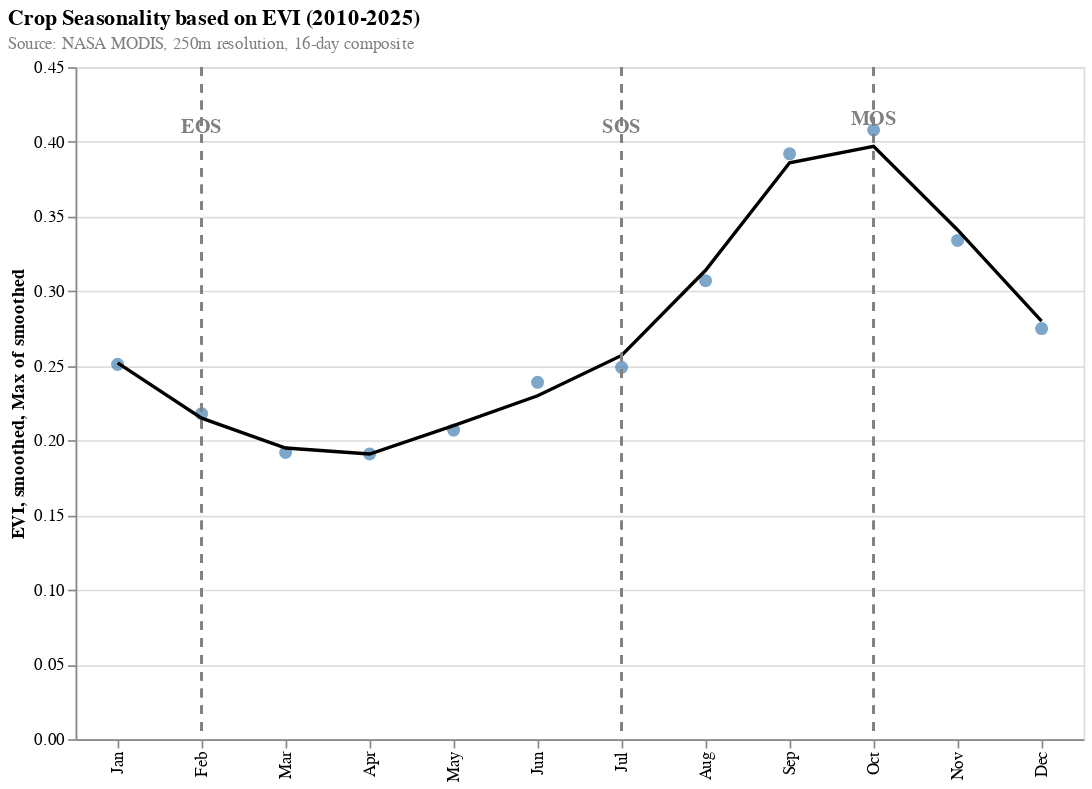

The cell this chart's notebook holds for it:
### Code cell
seasonality_data = (
    evi_adm0_df.assign(month=lambda df: df.index.month)
    .groupby("month")
    .agg(EVI=("EVI", "mean"))
    # add several next months in the next year
    .pipe(lambda df: pd.concat([df, df.iloc[:6]]))
    .assign(smoothed=lambda df: preprocess_series(df["EVI"]))
    .assign(
        sos=lambda df: extract_sos_mos_eos(df["smoothed"].values, df.index)[0],
        mos=lambda df: extract_sos_mos_eos(df["smoothed"].values, df.index)[1],
        eos=lambda df: extract_sos_mos_eos(df["smoothed"].values, df.index)[2],
    )
    .iloc[:12]
    .assign(
        eos=lambda df: df["eos"].apply(lambda x: x - 12 if x and x > 12 else x),
        smoothed=lambda df: df["smoothed"].round(3),
        EVI=lambda df: df["EVI"].round(3),
    )
    .reset_index()
)

base = alt.Chart(seasonality_data)

points = base.mark_circle(color="steelblue", size=60).encode(
    x=alt.X(
        "month:O",
        scale=alt.Scale(domain=list(range(1, 13))),
        axis=alt.Axis(
            labelExpr="['Jan','Feb','Mar','Apr','May','Jun','Jul','Aug','Sep','Oct','Nov','Dec'][datum.value-1]",
            title="",
        ),
    ),
    y=alt.Y("EVI:Q"),
    tooltip=["month:O", "EVI:Q"],
)

line = base.mark_line(color="black").encode(
    x="month:O", y=alt.Y("smoothed:Q"), tooltip=["month:O", "smoothed:Q"]
)

sos_line = (
    base.mark_rule(strokeDash=[5, 5], color="gray")
    .encode(x="sos:O")
    .transform_filter(alt.expr.isValid(alt.datum.sos))
)

sos_text = (
    base.mark_text(
        align="center",
        baseline="bottom",
        dy=-5,
        fontSize=12,
        fontWeight="bold",
        color="gray",
    )
    .encode(x="sos:O", y=alt.Y("max(smoothed):Q"), text=alt.value("SOS"))
    .transform_filter(alt.expr.isValid(alt.datum.sos))
)

mos_line = (
    base.mark_rule(strokeDash=[5, 5], color="gray")
    .encode(x="mos:O")
    .transform_filter(alt.expr.isValid(alt.datum.mos))
)

mos_text = (
    base.mark_text(
        align="center",
        baseline="bottom",
        dy=-10,
        fontSize=12,
        fontWeight="bold",
        color="gray",
    )
    .encode(x="mos:O", y=alt.Y("max(smoothed):Q"), text=alt.value("MOS"))
    .transform_filter(alt.expr.isValid(alt.datum.mos))
)

eos_line = (
    base.mark_rule(strokeDash=[5, 5], color="gray")
    .encode(x="eos:O", text=alt.value("EOS"))
    .transform_filter(alt.expr.isValid(alt.datum.eos))
)

eos_text = (
    base.mark_text(
        align="center",
        baseline="bottom",
        dy=-5,
        fontSize=12,
        fontWeight="bold",
        color="gray",
    )
    .encode(x="eos:O", y=alt.Y("max(smoothed):Q"), text=alt.value("EOS"))
    .transform_filter(alt.expr.isValid(alt.datum.eos))
)

chart = (
    (points + line + sos_line + sos_text + mos_line + mos_text + eos_line + eos_text)
    .properties(width=600, height=400)
    .configure_title(anchor="start", subtitleFontSize=10, subtitleColor="gray")
    .properties(
        title={
            "text": "Crop Seasonality based on EVI (2010-2025)",
            "subtitle": "Source: NASA MODIS, 250m resolution, 16-day composite",
        }
    )
)

chart

### Figure 1 — Vega-Lite specification as saved in the notebook (floating-point values rounded to 4 significant figures)
{"config": {"view": {"continuousWidth": 300, "continuousHeight": 300}, "title": {"anchor": "start", "subtitleColor": "gray", "subtitleFontSize": 10}}, "layer": [{"mark": {"type": "circle", "color": "steelblue", "size": 60}, "encoding": {"tooltip": [{"field": "month", "type": "ordinal"}, {"field": "EVI", "type": "quantitative"}], "x": {"axis": {"labelExpr": "['Jan','Feb','Mar','Apr','May','Jun','Jul','Aug','Sep','Oct','Nov','Dec'][datum.value-1]", "title": ""}, "field": "month", "scale": {"domain": [1, 2, 3, 4, 5, 6, 7, 8, 9, 10, 11, 12]}, "type": "ordinal"}, "y": {"field": "EVI", "type": "quantitative"}}}, {"mark": {"type": "line", "color": "black"}, "encoding": {"tooltip": [{"field": "month", "type": "ordinal"}, {"field": "smoothed", "type": "quantitative"}], "x": {"field": "month", "type": "ordinal"}, "y": {"field": "smoothed", "type": "quantitative"}}}, {"mark": {"type": "rule", "color": "gray", "strokeDash": [5, 5]}, "encoding": {"x": {"field": "sos", "type": "ordinal"}}, "transform": [{"filter": "isValid(datum.sos)"}]}, {"mark": {"type": "text", "align": "center", "baseline": "bottom", "color": "gray", "dy": -5, "fontSize": 12, "fontWeight": "bold"}, "encoding": {"text": {"value": "SOS"}, "x": {"field": "sos", "type": "ordinal"}, "y": {"aggregate": "max", "field": "smoothed", "type": "quantitative"}}, "transform": [{"filter": "isValid(datum.sos)"}]}, {"mark": {"type": "rule", "color": "gray", "strokeDash": [5, 5]}, "encoding": {"x": {"field": "mos", "type": "ordinal"}}, "transform": [{"filter": "isValid(datum.mos)"}]}, {"mark": {"type": "text", "align": "center", "baseline": "bottom", "color": "gray", "dy": -10, "fontSize": 12, "fontWeight": "bold"}, "encoding": {"text": {"value": "MOS"}, "x": {"field": "mos", "type": "ordinal"}, "y": {"aggregate": "max", "field": "smoothed", "type": "quantitative"}}, "transform": [{"filter": "isValid(datum.mos)"}]}, {"mark": {"type": "rule", "color": "gray", "strokeDash": [5, 5]}, "encoding": {"text": {"value": "EOS"}, "x": {"field": "eos", "type": "ordinal"}}, "transform": [{"filter": "isValid(datum.eos)"}]}, {"mark": {"type": "text", "align": "center", "baseline": "bottom", "color": "gray", "dy": -5, "fontSize": 12, "fontWeight": "bold"}, "encoding": {"text": {"value": "EOS"}, "x": {"field": "eos", "type": "ordinal"}, "y": {"aggregate": "max", "field": "smoothed", "type": "quantitative"}}, "transform": [{"filter": "isValid(datum.eos)"}]}], "data": {"name": "data-37bf931f874cea7d3fc49ce4e2972029"}, "height": 400, "title": {"text": "Crop Seasonality based on EVI (2010-2025)", "subtitle": "Source: NASA MODIS, 250m resolution, 16-day composite"}, "width": 600, "$schema": "https://vega.github.io/schema/vega-lite/v5.20.1.json", "datasets": {"data-37bf931f874cea7d3fc49ce4e2972029": [{"month": 1, "EVI": 0.251, "smoothed": 0.252, "sos": 7, "mos": 10, "eos": 2}, {"month": 2, "EVI": 0.218, "smoothed": 0.215, "sos": 7, "mos": 10, "eos": 2}, {"month": 3, "EVI": 0.192, "smoothed": 0.195, "sos": 7, "mos": 10, "eos": 2}, {"month": 4, "EVI": 0.191, "smoothed": 0.191, "sos": 7, "mos": 10, "eos": 2}, {"month": 5, "EVI": 0.207, "smoothed": 0.21, "sos": 7, "mos": 10, "eos": 2}, {"month": 6, "EVI": 0.239, "smoothed": 0.23, "sos": 7, "mos": 10, "eos": 2}, {"month": 7, "EVI": 0.249, "smoothed": 0.257, "sos": 7, "mos": 10, "eos": 2}, {"month": 8, "EVI": 0.307, "smoothed": 0.314, "sos": 7, "mos": 10, "eos": 2}, {"month": 9, "EVI": 0.392, "smoothed": 0.386, "sos": 7, "mos": 10, "eos": 2}, {"month": 10, "EVI": 0.408, "smoothed": 0.397, "sos": 7, "mos": 10, "eos": 2}, {"month": 11, "EVI": 0.334, "smoothed": 0.341, "sos": 7, "mos": 10, "eos": 2}, {"month": 12, "EVI": 0.275, "smoothed": 0.28, "sos": 7, "mos": 10, "eos": 2}]}}
